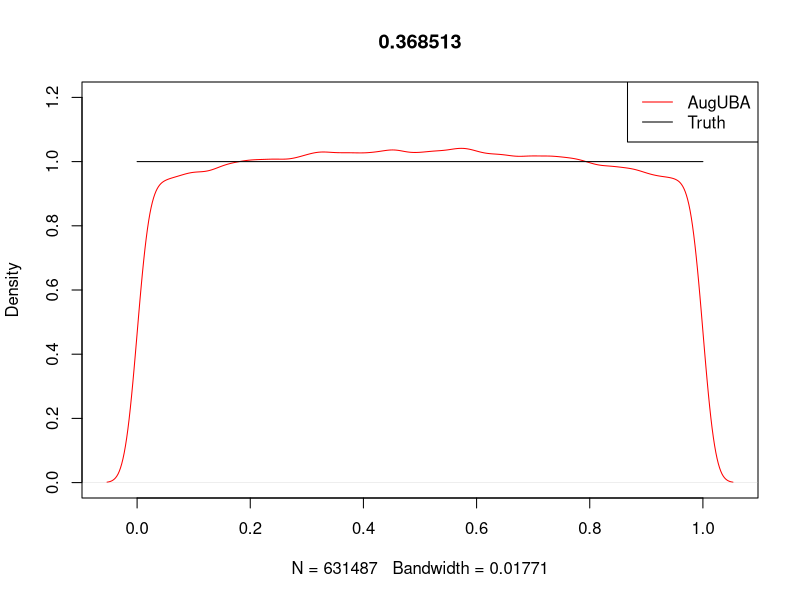
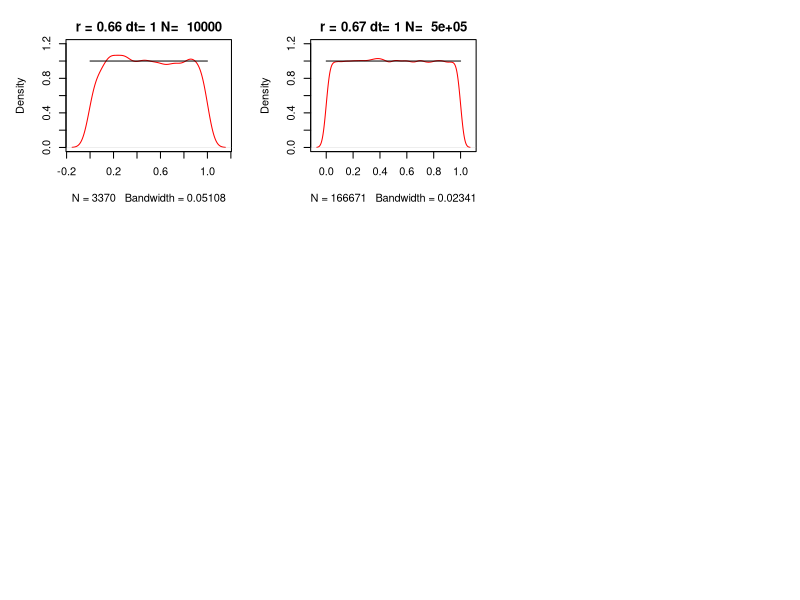

Recreate these plots in R, in order. (Note: a time limit stopped this script after it produced the figures.)
##############################
###Example : U(0,1)
##############################
##############################
###UBA with Augmented drift 
##############################
aug_drift = function(x)
{ 
  if(x>1)
  {
    return(-Inf)
  }
  else if(x<0)
  {
    return(Inf)
  }
  else
  {
    return(0)
  }
    
}

p = function(y,dt,v)
{
  mu = aug_drift(y)
  temp = sqrt(pi*dt)*v*mu
  return(pnorm(temp/2)) 
}

Aug_UBA= function(x0,dt,N)
{
  x = numeric(N)
  x[1]= x0
  for( i in 2: N)
  {
    v = rnorm(1)
    U = runif(1)
    prob = p(y = x[i-1], dt = dt , v = v)
    b = ifelse(U<=prob , 1, -1)
    x[i] = x[i-1] + sqrt(2*dt)*b*v
  }
  
  #remove negative values
  lost_values = length(x[x<0 | x>1]) 
  ratio = lost_values/N
  x = x[x>0 & x<1]
  rtn = c(ratio , x)
  return(rtn)
}


r1= Aug_UBA(0.1,0.1,1e6)
ratio = r1[1]
r1 = r1[-1]

vec = seq(0, 1,by = 0.01)
plot(density(r1), col = 'red' ,main = ratio, ylim = c(0,1.2))
lines(vec , dunif(vec, min = 0 , max = 1))
legend('topright' , legend = c('AugUBA', 'Truth') , col = c('red' , 'black'), lty = 1)

pdf('Ag_Drift_Unif_Probit.pdf')
timesteps = c(1,1e-3, 1e-6)
steps = c(1e4, 5e5,1e7) 
par(mfrow = c(3 ,3), mar = c(4, 4, 2, 2), oma = c(1, 1, 1, 4))

sapply(timesteps , function(dt){
  sapply(steps , function(N){
    print(paste('Timestep : ' , dt , ', N : ',N))
    r1= Aug_UBA(x0 = 0.1 , dt ,N )
    ratio = r1[1]
    r1 = r1[-1]
    vec = seq(0, 1,by = 0.01)
    plot(density(r1), 
         col = 'red' , ylim = c(0 , 1.2),
         main = paste('r =' , round(ratio,2), 'dt=', dt, 'N= ', N))
    lines(vec , dunif(vec, min = 0 , max = 1))
    
    
    
  })
})
#par(xpd = NA)
#legend('topright' ,inset = c(-0.5, -2), legend = c('AugUBA', 'Truth') , col = c('red' , 'black'), lty = 1, bty = "n")
dev.off()
